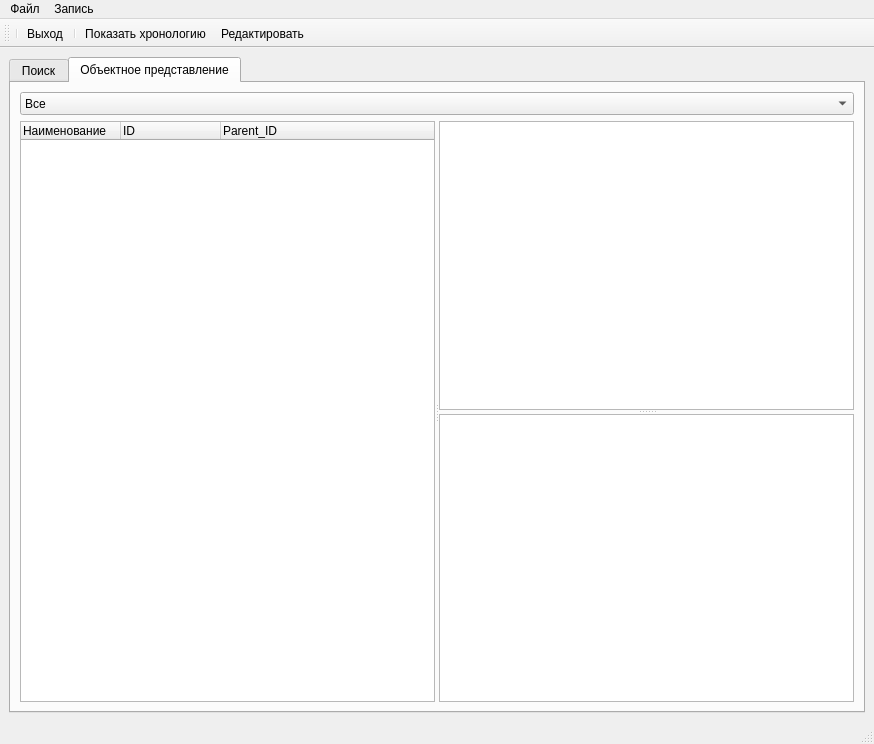
<ui version="4.0" >
 <class>MainWindow</class>
 <widget class="QMainWindow" name="MainWindow" >
  <property name="geometry" >
   <rect>
    <x>0</x>
    <y>0</y>
    <width>874</width>
    <height>744</height>
   </rect>
  </property>
  <property name="windowTitle" >
   <string>MainWindow</string>
  </property>
  <widget class="QWidget" name="centralwidget" >
   <property name="geometry" >
    <rect>
     <x>0</x>
     <y>57</y>
     <width>874</width>
     <height>664</height>
    </rect>
   </property>
   <layout class="QGridLayout" >
    <item row="0" column="0" >
     <widget class="QTabWidget" name="tabWidget" >
      <property name="cursor" >
       <cursorShape>ArrowCursor</cursorShape>
      </property>
      <property name="styleSheet" >
       <string notr="true" >font: 10pt "Albany AMT";</string>
      </property>
      <property name="currentIndex" >
       <number>1</number>
      </property>
      <property name="iconSize" >
       <size>
        <width>24</width>
        <height>24</height>
       </size>
      </property>
      <widget class="QWidget" name="tab_search" >
       <property name="geometry" >
        <rect>
         <x>0</x>
         <y>0</y>
         <width>840</width>
         <height>420</height>
        </rect>
       </property>
       <attribute name="title" >
        <string>Поиск</string>
       </attribute>
      </widget>
      <widget class="QWidget" name="tab_explore" >
       <property name="geometry" >
        <rect>
         <x>0</x>
         <y>0</y>
         <width>852</width>
         <height>618</height>
        </rect>
       </property>
       <attribute name="title" >
        <string>Объектное представление</string>
       </attribute>
       <layout class="QGridLayout" >
        <item row="0" column="0" >
         <widget class="QComboBox" name="comboBox_Species" >
          <property name="minimumSize" >
           <size>
            <width>0</width>
            <height>23</height>
           </size>
          </property>
          <item>
           <property name="text" >
            <string>Все</string>
           </property>
          </item>
          <item>
           <property name="text" >
            <string>Объекты</string>
           </property>
          </item>
          <item>
           <property name="text" >
            <string>Действия</string>
           </property>
          </item>
          <item>
           <property name="text" >
            <string>Ресурсы</string>
           </property>
          </item>
          <item>
           <property name="text" >
            <string>НСИ</string>
           </property>
          </item>
         </widget>
        </item>
        <item row="1" column="0" >
         <widget class="QSplitter" name="splitter_2" >
          <property name="orientation" >
           <enum>Qt::Horizontal</enum>
          </property>
          <widget class="QEidosTreeWidget" name="EidosTreeWidget" >
           <property name="styleSheet" >
            <string notr="true" >font: 10pt "Arial";</string>
           </property>
           <column>
            <property name="text" >
             <string>Наименование</string>
            </property>
           </column>
           <column>
            <property name="text" >
             <string>ID</string>
            </property>
           </column>
           <column>
            <property name="text" >
             <string>Parent_ID</string>
            </property>
           </column>
          </widget>
          <widget class="QSplitter" name="splitter" >
           <property name="orientation" >
            <enum>Qt::Vertical</enum>
           </property>
           <widget class="QTableView" name="tableViewHypotesis" >
            <property name="font" >
             <font>
              <family>Arial</family>
              <pointsize>10</pointsize>
              <weight>50</weight>
              <italic>false</italic>
              <bold>false</bold>
             </font>
            </property>
            <property name="styleSheet" >
             <string notr="true" >font: 10pt "Arial";</string>
            </property>
           </widget>
           <widget class="QTableView" name="tableViewPragma" />
          </widget>
         </widget>
        </item>
       </layout>
      </widget>
     </widget>
    </item>
   </layout>
  </widget>
  <widget class="QMenuBar" name="menubar" >
   <property name="geometry" >
    <rect>
     <x>0</x>
     <y>0</y>
     <width>874</width>
     <height>23</height>
    </rect>
   </property>
   <widget class="QMenu" name="menu" >
    <property name="title" >
     <string>Файл</string>
    </property>
    <addaction name="action_quit" />
   </widget>
   <widget class="QMenu" name="menu_2" >
    <property name="title" >
     <string>Запись</string>
    </property>
    <addaction name="action_edit" />
   </widget>
   <addaction name="menu" />
   <addaction name="menu_2" />
  </widget>
  <widget class="QStatusBar" name="statusbar" >
   <property name="geometry" >
    <rect>
     <x>0</x>
     <y>721</y>
     <width>874</width>
     <height>23</height>
    </rect>
   </property>
  </widget>
  <widget class="QToolBar" name="toolBar" >
   <property name="geometry" >
    <rect>
     <x>0</x>
     <y>23</y>
     <width>874</width>
     <height>34</height>
    </rect>
   </property>
   <property name="windowTitle" >
    <string>toolBar</string>
   </property>
   <attribute name="toolBarArea" >
    <enum>TopToolBarArea</enum>
   </attribute>
   <attribute name="toolBarBreak" >
    <bool>false</bool>
   </attribute>
   <addaction name="separator" />
   <addaction name="action_quit" />
   <addaction name="separator" />
   <addaction name="action_Hronology" />
   <addaction name="action_edit" />
  </widget>
  <action name="action_quit" >
   <property name="icon" >
    <iconset>
     <normaloff>images/exit.png</normaloff>images/exit.png</iconset>
   </property>
   <property name="text" >
    <string>Выход</string>
   </property>
  </action>
  <action name="action_Hronology" >
   <property name="icon" >
    <iconset>
     <normaloff>images/Tempor.png</normaloff>images/Tempor.png</iconset>
   </property>
   <property name="text" >
    <string>Показать хронологию</string>
   </property>
  </action>
  <action name="action_edit" >
   <property name="text" >
    <string>Редактировать</string>
   </property>
  </action>
 </widget>
 <customwidgets>
  <customwidget>
   <class>QEidosTreeWidget</class>
   <extends>QTreeWidget</extends>
   <header>qeidostreewidget.h</header>
  </customwidget>
 </customwidgets>
 <resources/>
 <connections>
  <connection>
   <sender>action_quit</sender>
   <signal>activated()</signal>
   <receiver>MainWindow</receiver>
   <slot>close()</slot>
   <hints>
    <hint type="sourcelabel" >
     <x>-1</x>
     <y>-1</y>
    </hint>
    <hint type="destinationlabel" >
     <x>399</x>
     <y>299</y>
    </hint>
   </hints>
  </connection>
 </connections>
</ui>
